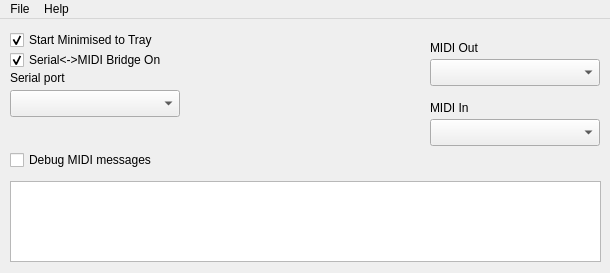
<?xml version="1.0" encoding="UTF-8"?>
<ui version="4.0">
 <class>MainWindow</class>
 <widget class="QMainWindow" name="MainWindow">
  <property name="windowModality">
   <enum>Qt::ApplicationModal</enum>
  </property>
  <property name="geometry">
   <rect>
    <x>0</x>
    <y>0</y>
    <width>610</width>
    <height>273</height>
   </rect>
  </property>
  <property name="sizePolicy">
   <sizepolicy hsizetype="Fixed" vsizetype="Expanding">
    <horstretch>0</horstretch>
    <verstretch>0</verstretch>
   </sizepolicy>
  </property>
  <property name="minimumSize">
   <size>
    <width>610</width>
    <height>273</height>
   </size>
  </property>
  <property name="maximumSize">
   <size>
    <width>610</width>
    <height>16777215</height>
   </size>
  </property>
  <property name="windowTitle">
   <string>Hairless MIDI&lt;-&gt;Serial Bridge</string>
  </property>
  <widget class="QWidget" name="centralWidget">
   <widget class="QListWidget" name="lst_debug">
    <property name="geometry">
     <rect>
      <x>10</x>
      <y>162</y>
      <width>591</width>
      <height>81</height>
     </rect>
    </property>
    <property name="sizePolicy">
     <sizepolicy hsizetype="Expanding" vsizetype="MinimumExpanding">
      <horstretch>0</horstretch>
      <verstretch>0</verstretch>
     </sizepolicy>
    </property>
    <property name="minimumSize">
     <size>
      <width>0</width>
      <height>81</height>
     </size>
    </property>
    <property name="autoScroll">
     <bool>true</bool>
    </property>
    <property name="resizeMode">
     <enum>QListView::Adjust</enum>
    </property>
   </widget>
   <widget class="QLabel" name="label_4">
    <property name="geometry">
     <rect>
      <x>210</x>
      <y>30</y>
      <width>201</width>
      <height>91</height>
     </rect>
    </property>
    <property name="text">
     <string/>
    </property>
    <property name="pixmap">
     <pixmap resource="../../resources.qrc">:/images/images/arrows.png</pixmap>
    </property>
   </widget>
   <widget class="QLabel" name="label">
    <property name="geometry">
     <rect>
      <x>10</x>
      <y>50</y>
      <width>146</width>
      <height>17</height>
     </rect>
    </property>
    <property name="maximumSize">
     <size>
      <width>212</width>
      <height>16777215</height>
     </size>
    </property>
    <property name="text">
     <string>Serial port</string>
    </property>
   </widget>
   <widget class="QCheckBox" name="chk_min">
    <property name="geometry">
     <rect>
      <x>10</x>
      <y>10</y>
      <width>185</width>
      <height>22</height>
     </rect>
    </property>
    <property name="text">
     <string>Start Minimised to Tray</string>
    </property>
    <property name="checked">
     <bool>true</bool>
    </property>
   </widget>
   <widget class="QCheckBox" name="chk_on">
    <property name="geometry">
     <rect>
      <x>10</x>
      <y>30</y>
      <width>185</width>
      <height>22</height>
     </rect>
    </property>
    <property name="text">
     <string>Serial&lt;-&gt;MIDI Bridge On</string>
    </property>
    <property name="checked">
     <bool>true</bool>
    </property>
   </widget>
   <widget class="QCheckBox" name="chk_debug">
    <property name="geometry">
     <rect>
      <x>10</x>
      <y>130</y>
      <width>201</width>
      <height>22</height>
     </rect>
    </property>
    <property name="text">
     <string>Debug MIDI messages</string>
    </property>
   </widget>
   <widget class="QComboBox" name="cmbMidiIn">
    <property name="geometry">
     <rect>
      <x>430</x>
      <y>100</y>
      <width>170</width>
      <height>27</height>
     </rect>
    </property>
   </widget>
   <widget class="QLabel" name="label_2">
    <property name="geometry">
     <rect>
      <x>430</x>
      <y>20</y>
      <width>175</width>
      <height>17</height>
     </rect>
    </property>
    <property name="maximumSize">
     <size>
      <width>212</width>
      <height>16777215</height>
     </size>
    </property>
    <property name="text">
     <string>MIDI Out</string>
    </property>
   </widget>
   <widget class="QLabel" name="label_3">
    <property name="geometry">
     <rect>
      <x>430</x>
      <y>80</y>
      <width>149</width>
      <height>17</height>
     </rect>
    </property>
    <property name="maximumSize">
     <size>
      <width>212</width>
      <height>16777215</height>
     </size>
    </property>
    <property name="text">
     <string>MIDI In</string>
    </property>
   </widget>
   <widget class="QComboBox" name="cmbMidiOut">
    <property name="geometry">
     <rect>
      <x>430</x>
      <y>40</y>
      <width>170</width>
      <height>27</height>
     </rect>
    </property>
   </widget>
   <widget class="QComboBox" name="cmbSerial">
    <property name="geometry">
     <rect>
      <x>10</x>
      <y>71</y>
      <width>170</width>
      <height>27</height>
     </rect>
    </property>
   </widget>
   <widget class="BlinkenLight" name="led_serial">
    <property name="geometry">
     <rect>
      <x>185</x>
      <y>77</y>
      <width>16</width>
      <height>16</height>
     </rect>
    </property>
    <property name="text">
     <string/>
    </property>
    <property name="pixmap">
     <pixmap resource="../../resources.qrc">:/images/images/led-off.png</pixmap>
    </property>
   </widget>
   <widget class="BlinkenLight" name="led_midiout">
    <property name="geometry">
     <rect>
      <x>410</x>
      <y>45</y>
      <width>16</width>
      <height>16</height>
     </rect>
    </property>
    <property name="text">
     <string/>
    </property>
    <property name="pixmap">
     <pixmap resource="../../resources.qrc">:/images/images/led-off.png</pixmap>
    </property>
   </widget>
   <widget class="BlinkenLight" name="led_midiin">
    <property name="geometry">
     <rect>
      <x>410</x>
      <y>105</y>
      <width>16</width>
      <height>16</height>
     </rect>
    </property>
    <property name="text">
     <string/>
    </property>
    <property name="pixmap">
     <pixmap resource="../../resources.qrc">:/images/images/led-off.png</pixmap>
    </property>
   </widget>
  </widget>
  <widget class="QMenuBar" name="menuBar">
   <property name="geometry">
    <rect>
     <x>0</x>
     <y>0</y>
     <width>610</width>
     <height>22</height>
    </rect>
   </property>
   <widget class="QMenu" name="menuFile">
    <property name="title">
     <string>File</string>
    </property>
    <addaction name="actionPreferences"/>
    <addaction name="separator"/>
    <addaction name="actionExit"/>
   </widget>
   <widget class="QMenu" name="menuHelp">
    <property name="title">
     <string>Help</string>
    </property>
    <addaction name="actionAbout"/>
   </widget>
   <addaction name="menuFile"/>
   <addaction name="menuHelp"/>
  </widget>
  <action name="actionExit">
   <property name="text">
    <string>Exit</string>
   </property>
   <property name="shortcut">
    <string>Ctrl+Q</string>
   </property>
  </action>
  <action name="actionAbout">
   <property name="text">
    <string>About Hairless MIDI&lt;-&gt;Serial Bridge...</string>
   </property>
  </action>
  <action name="actionPreferences">
   <property name="text">
    <string>Preferences...</string>
   </property>
  </action>
 </widget>
 <layoutdefault spacing="6" margin="11"/>
 <customwidgets>
  <customwidget>
   <class>BlinkenLight</class>
   <extends>QLabel</extends>
   <header>src/BlinkenLight.h</header>
  </customwidget>
 </customwidgets>
 <tabstops>
  <tabstop>chk_on</tabstop>
  <tabstop>cmbSerial</tabstop>
  <tabstop>cmbMidiOut</tabstop>
  <tabstop>cmbMidiIn</tabstop>
  <tabstop>chk_debug</tabstop>
  <tabstop>lst_debug</tabstop>
 </tabstops>
 <resources>
  <include location="../../resources.qrc"/>
 </resources>
 <connections/>
</ui>
